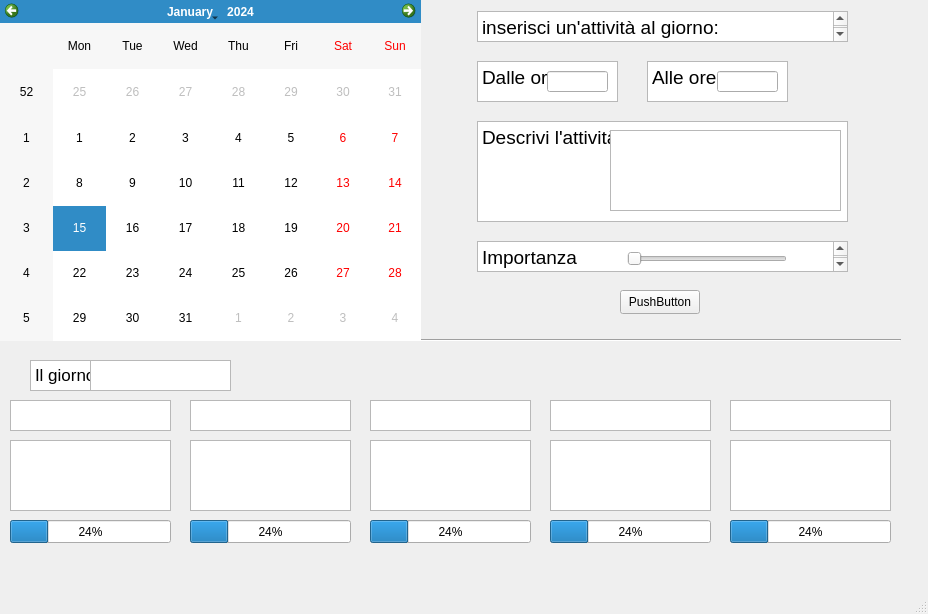
<?xml version="1.0" encoding="UTF-8"?>
<ui version="4.0">
 <class>MainWindow</class>
 <widget class="QMainWindow" name="MainWindow">
  <property name="geometry">
   <rect>
    <x>0</x>
    <y>0</y>
    <width>928</width>
    <height>614</height>
   </rect>
  </property>
  <property name="windowTitle">
   <string>MainWindow</string>
  </property>
  <widget class="QWidget" name="centralwidget">
   <widget class="QCalendarWidget" name="calendarWidget">
    <property name="geometry">
     <rect>
      <x>0</x>
      <y>0</y>
      <width>421</width>
      <height>341</height>
     </rect>
    </property>
   </widget>
   <widget class="QLabel" name="label">
    <property name="geometry">
     <rect>
      <x>700</x>
      <y>10</y>
      <width>141</width>
      <height>31</height>
     </rect>
    </property>
    <property name="text">
     <string>&lt;html&gt;&lt;head/&gt;&lt;body&gt;&lt;p align=&quot;center&quot;&gt;&lt;span style=&quot; font-size:12pt;&quot;&gt;&lt;br/&gt;&lt;/span&gt;&lt;/p&gt;&lt;/body&gt;&lt;/html&gt;</string>
    </property>
   </widget>
   <widget class="QTextBrowser" name="textBrowser_2">
    <property name="geometry">
     <rect>
      <x>477</x>
      <y>11</y>
      <width>371</width>
      <height>31</height>
     </rect>
    </property>
    <property name="html">
     <string>&lt;!DOCTYPE HTML PUBLIC &quot;-//W3C//DTD HTML 4.0//EN&quot; &quot;http://www.w3.org/TR/REC-html40/strict.dtd&quot;&gt;
&lt;html&gt;&lt;head&gt;&lt;meta name=&quot;qrichtext&quot; content=&quot;1&quot; /&gt;&lt;style type=&quot;text/css&quot;&gt;
p, li { white-space: pre-wrap; }
&lt;/style&gt;&lt;/head&gt;&lt;body style=&quot; font-family:'.AppleSystemUIFont'; font-size:13pt; font-weight:400; font-style:normal;&quot;&gt;
&lt;p style=&quot; margin-top:0px; margin-bottom:0px; margin-left:0px; margin-right:0px; -qt-block-indent:0; text-indent:0px;&quot;&gt;&lt;span style=&quot; font-size:14pt;&quot;&gt;inserisci un'attività al giorno:  &lt;/span&gt;&lt;/p&gt;&lt;/body&gt;&lt;/html&gt;</string>
    </property>
   </widget>
   <widget class="QTextBrowser" name="textBrowser_3">
    <property name="geometry">
     <rect>
      <x>477</x>
      <y>61</y>
      <width>141</width>
      <height>41</height>
     </rect>
    </property>
    <property name="html">
     <string>&lt;!DOCTYPE HTML PUBLIC &quot;-//W3C//DTD HTML 4.0//EN&quot; &quot;http://www.w3.org/TR/REC-html40/strict.dtd&quot;&gt;
&lt;html&gt;&lt;head&gt;&lt;meta name=&quot;qrichtext&quot; content=&quot;1&quot; /&gt;&lt;style type=&quot;text/css&quot;&gt;
p, li { white-space: pre-wrap; }
&lt;/style&gt;&lt;/head&gt;&lt;body style=&quot; font-family:'.AppleSystemUIFont'; font-size:13pt; font-weight:400; font-style:normal;&quot;&gt;
&lt;p style=&quot; margin-top:0px; margin-bottom:0px; margin-left:0px; margin-right:0px; -qt-block-indent:0; text-indent:0px;&quot;&gt;&lt;span style=&quot; font-size:14pt;&quot;&gt;Dalle ore&lt;/span&gt;&lt;/p&gt;&lt;/body&gt;&lt;/html&gt;</string>
    </property>
   </widget>
   <widget class="QTextBrowser" name="textBrowser_5">
    <property name="geometry">
     <rect>
      <x>477</x>
      <y>121</y>
      <width>371</width>
      <height>101</height>
     </rect>
    </property>
    <property name="html">
     <string>&lt;!DOCTYPE HTML PUBLIC &quot;-//W3C//DTD HTML 4.0//EN&quot; &quot;http://www.w3.org/TR/REC-html40/strict.dtd&quot;&gt;
&lt;html&gt;&lt;head&gt;&lt;meta name=&quot;qrichtext&quot; content=&quot;1&quot; /&gt;&lt;style type=&quot;text/css&quot;&gt;
p, li { white-space: pre-wrap; }
&lt;/style&gt;&lt;/head&gt;&lt;body style=&quot; font-family:'.AppleSystemUIFont'; font-size:13pt; font-weight:400; font-style:normal;&quot;&gt;
&lt;p style=&quot; margin-top:0px; margin-bottom:0px; margin-left:0px; margin-right:0px; -qt-block-indent:0; text-indent:0px;&quot;&gt;&lt;span style=&quot; font-size:14pt;&quot;&gt;Descrivi l'attività&lt;/span&gt;&lt;/p&gt;&lt;/body&gt;&lt;/html&gt;</string>
    </property>
   </widget>
   <widget class="QLineEdit" name="lineEdit">
    <property name="geometry">
     <rect>
      <x>547</x>
      <y>71</y>
      <width>61</width>
      <height>21</height>
     </rect>
    </property>
   </widget>
   <widget class="QTextBrowser" name="textBrowser_6">
    <property name="geometry">
     <rect>
      <x>90</x>
      <y>360</y>
      <width>141</width>
      <height>31</height>
     </rect>
    </property>
    <property name="html">
     <string>&lt;!DOCTYPE HTML PUBLIC &quot;-//W3C//DTD HTML 4.0//EN&quot; &quot;http://www.w3.org/TR/REC-html40/strict.dtd&quot;&gt;
&lt;html&gt;&lt;head&gt;&lt;meta name=&quot;qrichtext&quot; content=&quot;1&quot; /&gt;&lt;style type=&quot;text/css&quot;&gt;
p, li { white-space: pre-wrap; }
&lt;/style&gt;&lt;/head&gt;&lt;body style=&quot; font-family:'.AppleSystemUIFont'; font-size:13pt; font-weight:400; font-style:normal;&quot;&gt;
&lt;p style=&quot;-qt-paragraph-type:empty; margin-top:0px; margin-bottom:0px; margin-left:0px; margin-right:0px; -qt-block-indent:0; text-indent:0px;&quot;&gt;&lt;br /&gt;&lt;/p&gt;&lt;/body&gt;&lt;/html&gt;</string>
    </property>
   </widget>
   <widget class="QSlider" name="horizontalSlider">
    <property name="geometry">
     <rect>
      <x>627</x>
      <y>251</y>
      <width>160</width>
      <height>16</height>
     </rect>
    </property>
    <property name="orientation">
     <enum>Qt::Horizontal</enum>
    </property>
   </widget>
   <widget class="QTextEdit" name="textEdit">
    <property name="geometry">
     <rect>
      <x>610</x>
      <y>130</y>
      <width>231</width>
      <height>81</height>
     </rect>
    </property>
   </widget>
   <widget class="QLineEdit" name="lineEdit_2">
    <property name="geometry">
     <rect>
      <x>717</x>
      <y>71</y>
      <width>61</width>
      <height>21</height>
     </rect>
    </property>
   </widget>
   <widget class="QTextBrowser" name="textBrowser_4">
    <property name="geometry">
     <rect>
      <x>647</x>
      <y>61</y>
      <width>141</width>
      <height>41</height>
     </rect>
    </property>
    <property name="html">
     <string>&lt;!DOCTYPE HTML PUBLIC &quot;-//W3C//DTD HTML 4.0//EN&quot; &quot;http://www.w3.org/TR/REC-html40/strict.dtd&quot;&gt;
&lt;html&gt;&lt;head&gt;&lt;meta name=&quot;qrichtext&quot; content=&quot;1&quot; /&gt;&lt;style type=&quot;text/css&quot;&gt;
p, li { white-space: pre-wrap; }
&lt;/style&gt;&lt;/head&gt;&lt;body style=&quot; font-family:'.AppleSystemUIFont'; font-size:13pt; font-weight:400; font-style:normal;&quot;&gt;
&lt;p style=&quot; margin-top:0px; margin-bottom:0px; margin-left:0px; margin-right:0px; -qt-block-indent:0; text-indent:0px;&quot;&gt;&lt;span style=&quot; font-size:14pt;&quot;&gt;Alle ore&lt;/span&gt;&lt;/p&gt;&lt;/body&gt;&lt;/html&gt;</string>
    </property>
   </widget>
   <widget class="Line" name="line">
    <property name="geometry">
     <rect>
      <x>280</x>
      <y>330</y>
      <width>621</width>
      <height>20</height>
     </rect>
    </property>
    <property name="styleSheet">
     <string notr="true"/>
    </property>
    <property name="orientation">
     <enum>Qt::Horizontal</enum>
    </property>
   </widget>
   <widget class="QTextBrowser" name="textBrowser_7">
    <property name="geometry">
     <rect>
      <x>30</x>
      <y>360</y>
      <width>131</width>
      <height>31</height>
     </rect>
    </property>
    <property name="html">
     <string>&lt;!DOCTYPE HTML PUBLIC &quot;-//W3C//DTD HTML 4.0//EN&quot; &quot;http://www.w3.org/TR/REC-html40/strict.dtd&quot;&gt;
&lt;html&gt;&lt;head&gt;&lt;meta name=&quot;qrichtext&quot; content=&quot;1&quot; /&gt;&lt;style type=&quot;text/css&quot;&gt;
p, li { white-space: pre-wrap; }
&lt;/style&gt;&lt;/head&gt;&lt;body style=&quot; font-family:'.AppleSystemUIFont'; font-size:13pt; font-weight:400; font-style:normal;&quot;&gt;
&lt;p style=&quot; margin-top:0px; margin-bottom:0px; margin-left:0px; margin-right:0px; -qt-block-indent:0; text-indent:0px;&quot;&gt;Il giorno&lt;/p&gt;&lt;/body&gt;&lt;/html&gt;</string>
    </property>
   </widget>
   <widget class="QTextBrowser" name="textBrowser_8">
    <property name="geometry">
     <rect>
      <x>477</x>
      <y>241</y>
      <width>371</width>
      <height>31</height>
     </rect>
    </property>
    <property name="html">
     <string>&lt;!DOCTYPE HTML PUBLIC &quot;-//W3C//DTD HTML 4.0//EN&quot; &quot;http://www.w3.org/TR/REC-html40/strict.dtd&quot;&gt;
&lt;html&gt;&lt;head&gt;&lt;meta name=&quot;qrichtext&quot; content=&quot;1&quot; /&gt;&lt;style type=&quot;text/css&quot;&gt;
p, li { white-space: pre-wrap; }
&lt;/style&gt;&lt;/head&gt;&lt;body style=&quot; font-family:'.AppleSystemUIFont'; font-size:13pt; font-weight:400; font-style:normal;&quot;&gt;
&lt;p style=&quot; margin-top:0px; margin-bottom:0px; margin-left:0px; margin-right:0px; -qt-block-indent:0; text-indent:0px;&quot;&gt;&lt;span style=&quot; font-size:14pt;&quot;&gt;Importanza&lt;/span&gt;&lt;/p&gt;&lt;/body&gt;&lt;/html&gt;</string>
    </property>
   </widget>
   <widget class="QTextBrowser" name="textBrowser_9">
    <property name="geometry">
     <rect>
      <x>10</x>
      <y>400</y>
      <width>161</width>
      <height>31</height>
     </rect>
    </property>
   </widget>
   <widget class="QTextBrowser" name="textBrowser_10">
    <property name="geometry">
     <rect>
      <x>10</x>
      <y>440</y>
      <width>161</width>
      <height>71</height>
     </rect>
    </property>
   </widget>
   <widget class="QProgressBar" name="progressBar">
    <property name="geometry">
     <rect>
      <x>10</x>
      <y>520</y>
      <width>161</width>
      <height>23</height>
     </rect>
    </property>
    <property name="value">
     <number>24</number>
    </property>
   </widget>
   <widget class="QTextBrowser" name="textBrowser_12">
    <property name="geometry">
     <rect>
      <x>190</x>
      <y>400</y>
      <width>161</width>
      <height>31</height>
     </rect>
    </property>
   </widget>
   <widget class="QTextBrowser" name="textBrowser_13">
    <property name="geometry">
     <rect>
      <x>190</x>
      <y>440</y>
      <width>161</width>
      <height>71</height>
     </rect>
    </property>
   </widget>
   <widget class="QProgressBar" name="progressBar_2">
    <property name="geometry">
     <rect>
      <x>190</x>
      <y>520</y>
      <width>161</width>
      <height>23</height>
     </rect>
    </property>
    <property name="value">
     <number>24</number>
    </property>
   </widget>
   <widget class="QTextBrowser" name="textBrowser_14">
    <property name="geometry">
     <rect>
      <x>370</x>
      <y>400</y>
      <width>161</width>
      <height>31</height>
     </rect>
    </property>
   </widget>
   <widget class="QTextBrowser" name="textBrowser_15">
    <property name="geometry">
     <rect>
      <x>370</x>
      <y>440</y>
      <width>161</width>
      <height>71</height>
     </rect>
    </property>
   </widget>
   <widget class="QProgressBar" name="progressBar_3">
    <property name="geometry">
     <rect>
      <x>370</x>
      <y>520</y>
      <width>161</width>
      <height>23</height>
     </rect>
    </property>
    <property name="value">
     <number>24</number>
    </property>
   </widget>
   <widget class="QTextBrowser" name="textBrowser_11">
    <property name="geometry">
     <rect>
      <x>550</x>
      <y>400</y>
      <width>161</width>
      <height>31</height>
     </rect>
    </property>
   </widget>
   <widget class="QTextBrowser" name="textBrowser_16">
    <property name="geometry">
     <rect>
      <x>550</x>
      <y>440</y>
      <width>161</width>
      <height>71</height>
     </rect>
    </property>
   </widget>
   <widget class="QProgressBar" name="progressBar_4">
    <property name="geometry">
     <rect>
      <x>550</x>
      <y>520</y>
      <width>161</width>
      <height>23</height>
     </rect>
    </property>
    <property name="value">
     <number>24</number>
    </property>
   </widget>
   <widget class="QTextBrowser" name="textBrowser_17">
    <property name="geometry">
     <rect>
      <x>730</x>
      <y>400</y>
      <width>161</width>
      <height>31</height>
     </rect>
    </property>
   </widget>
   <widget class="QTextBrowser" name="textBrowser_18">
    <property name="geometry">
     <rect>
      <x>730</x>
      <y>440</y>
      <width>161</width>
      <height>71</height>
     </rect>
    </property>
   </widget>
   <widget class="QProgressBar" name="progressBar_5">
    <property name="geometry">
     <rect>
      <x>730</x>
      <y>520</y>
      <width>161</width>
      <height>23</height>
     </rect>
    </property>
    <property name="value">
     <number>24</number>
    </property>
   </widget>
   <widget class="QPushButton" name="pushButton">
    <property name="geometry">
     <rect>
      <x>620</x>
      <y>290</y>
      <width>80</width>
      <height>24</height>
     </rect>
    </property>
    <property name="text">
     <string>PushButton</string>
    </property>
   </widget>
   <zorder>textBrowser_8</zorder>
   <zorder>textBrowser_4</zorder>
   <zorder>textBrowser_3</zorder>
   <zorder>textBrowser_5</zorder>
   <zorder>textBrowser_2</zorder>
   <zorder>label</zorder>
   <zorder>lineEdit</zorder>
   <zorder>horizontalSlider</zorder>
   <zorder>textEdit</zorder>
   <zorder>lineEdit_2</zorder>
   <zorder>line</zorder>
   <zorder>calendarWidget</zorder>
   <zorder>textBrowser_7</zorder>
   <zorder>textBrowser_6</zorder>
   <zorder>textBrowser_9</zorder>
   <zorder>textBrowser_10</zorder>
   <zorder>progressBar</zorder>
   <zorder>textBrowser_12</zorder>
   <zorder>textBrowser_13</zorder>
   <zorder>progressBar_2</zorder>
   <zorder>textBrowser_14</zorder>
   <zorder>textBrowser_15</zorder>
   <zorder>progressBar_3</zorder>
   <zorder>textBrowser_11</zorder>
   <zorder>textBrowser_16</zorder>
   <zorder>progressBar_4</zorder>
   <zorder>textBrowser_17</zorder>
   <zorder>textBrowser_18</zorder>
   <zorder>progressBar_5</zorder>
   <zorder>pushButton</zorder>
  </widget>
  <widget class="QMenuBar" name="menubar">
   <property name="geometry">
    <rect>
     <x>0</x>
     <y>0</y>
     <width>928</width>
     <height>21</height>
    </rect>
   </property>
  </widget>
  <widget class="QStatusBar" name="statusbar"/>
 </widget>
 <resources/>
 <connections/>
</ui>
